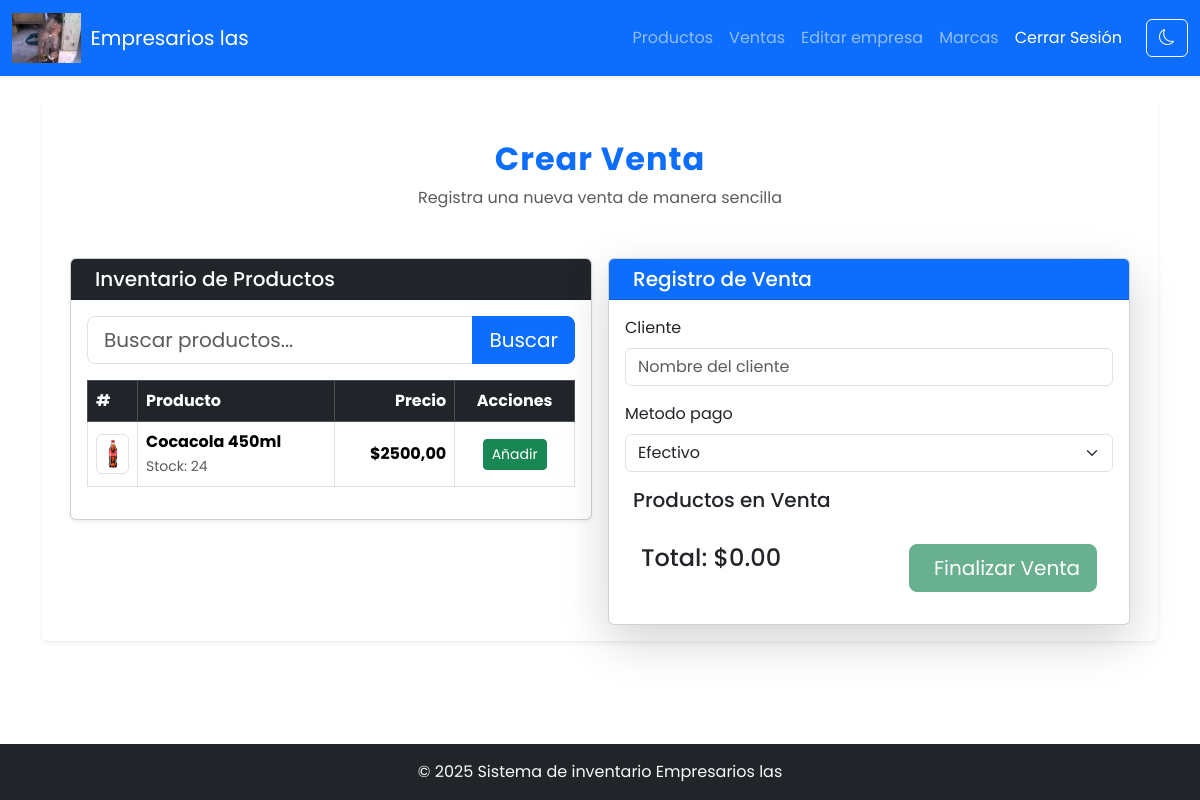
Page /ventas/crear/ (signed in) on the committed database.
### administracion/models.py (models this page shows, shortened)
class EmpresaNombre(models.Model):
    nombre = models.CharField(max_length=25,blank=True, null=True, default="Tu empresa")
    nit = models.IntegerField( null=True,blank=True,default='123456789')
    correo = models.EmailField(max_length=50,blank=True, null=True)
    logo = models.ImageField(upload_to='empresa/', blank=True, null=True)

class Producto(models.Model):
    nombre = models.CharField(max_length=100)
    descripcion = models.TextField(blank=True, null=True)
    precio = models.DecimalField(max_digits=10, decimal_places=2)
    cantidad = models.PositiveIntegerField()
    imagen = models.ImageField(upload_to='productos/', blank=True, null=True)
    categoria = models.ForeignKey(Categoria, on_delete=models.CASCADE, related_name='categoria')
    fecha_creacion = models.DateTimeField(auto_now_add=True)
    fecha_actualizacion = models.DateTimeField(auto_now=True)
    creado_por = models.ForeignKey(User, on_delete=models.SET_NULL, null=True, blank=True, related_name='productos_creados')
    actualizado_por = models.ForeignKey(User, on_delete=models.SET_NULL, null=True, blank=True, related_name='productos_actualizados')

### trabajadores/views.py (the view)
# urls.py: path('crear/', crear_venta, name='venta_create'),
@login_required
def crear_venta(request):
    VentaProductoFormSet = inlineformset_factory(
        Venta, VentaProducto, form=VentaProductoForm, extra=0, can_delete=False
    )
    if request.method == "POST":
        venta_form = VentaForm(request.POST)
        formset = VentaProductoFormSet(request.POST)
        if venta_form.is_valid() and formset.is_valid():
            venta = venta_form.save(commit=False)
            venta.vendedor = request.user
            venta.creado_por = request.user
            venta.actualizado_por = request.user
            venta.save()
            formset.instance = venta
            formset.save()
            venta.actualizar_total()
            return redirect('venta_list')
    else:
        venta_form = VentaForm()
        formset = VentaProductoFormSet()
    query = request.GET.get('q', '')
    from_suggestion = request.GET.get('from_suggestion')
    if query:
        productos_list = Producto.objects.filter(
            Q(nombre__icontains=query) |
            Q(descripcion__icontains=query) |
            Q(categoria__nombre__icontains=query) |
            Q(precio__icontains=query)
        )
        if from_suggestion:
            similar_terms = []
        else:
            if not productos_list.exists():
                all_terms = list(Producto.objects.values_list('nombre', flat=True)) + \
                            list(Categoria.objects.values_list('nombre', flat=True))
                similar_terms = difflib.get_close_matches(query, all_terms, n=3, cutoff=0.6)
            else:
                similar_terms = []
    else:
        productos_list = Producto.objects.all()
        similar_terms = []
    paginator = Paginator(productos_list, 5)  # 5 productos por página
    page_number = request.GET.get('page')
    productos = paginator.get_page(page_number)
    context = {
        'form': venta_form,
        'formset': formset,
        'productos': productos,
        'query': query,                # Para mantener el valor ingresado en el buscador
        'similar_terms': similar_terms # Sugerencias basadas en la búsqueda
    }
    return render(request, 'trabajadores/venta_form.html', context)

### trabajadores/forms.py
class VentaForm(forms.ModelForm):
    class Meta:
        model = Venta
        fields = ['cliente','metodo_pago']
        widgets = {
            'cliente': forms.TextInput(attrs={'class': 'form-control', 'placeholder': 'Nombre del cliente'}),
            'metodo_pago': forms.Select(attrs={'class': 'form-select' ,'required':'true'}),
        }

### core/context_processors.py (called while the page is built)
def empresa(request):
    empresa = EmpresaNombre.objects.first()
    return {'empresa': empresa}

### trabajadores/templates/trabajadores/venta_form.html (shortened to what this page needs)
{% extends "core/base.html" %}
{% block content %}
<div class="container mt-4">
    <div class="text-center mb-5">
        <h2 class="text-primary fw-bold" style="letter-spacing: 1px;">Crear Venta</h2>
        <p class="text-muted">Registra una nueva venta de manera sencilla</p>
    </div>
    <div class="row g-3 row-cols-1 row-cols-md-2">
        <div class="col">
            <div class="card shadow-sm">
                <div class="card-header bg-dark text-white">
                    <h5 class="mb-0"> Inventario de Productos</h5>
                </div>
                <div class="card-body">
                    <form method="get" id="search-form">
                        <div class="input-group mb-3">
                            <input type="text" class="form-control form-control-lg" name="q" placeholder="Buscar productos..."
                                value="{{ query }}" id="search-input">
                            <button class="btn btn-primary btn-lg" type="submit">Buscar</button>
                        </div>
                    </form>
                    <div class="table-responsive">
                        <table class="table table-bordered align-middle">
                            <thead class="table-dark text-white">
                                <tr>
                                    <th style="width: 50px">#</th>
                                    <th>Producto</th>
                                    <th class="text-end">Precio</th>
                                    <th class="text-center">Acciones</th>
                                </tr>
                            </thead>
                            <tbody>
                                {% for producto in productos %}
                                <tr class="{% if producto.cantidad == 0 %}table-secondary{% endif %}">
                                    <td data-bs-toggle="modal"
                                    data-bs-target="#modalProducto{{ producto.id }}">
                                        {% if producto.imagen %}
                                        <img
                                        src="{{ producto.imagen.url }}" alt="{{ producto.nombre }}"
                                            class="img-thumbnail rounded" style="width: 40px; height: 40px; object-fit: cover;">
                                        {% else %}
                                        <i class="fas fa-box text-muted fs-4"></i>
                                        {% endif %}
                                    </td>
                                    <td data-bs-toggle="modal"
                                    data-bs-target="#modalProducto{{ producto.id }}">
                                        <div class="fw-bold">{{ producto.nombre }}</div>
                                        <small class="text-muted">Stock: {{ producto.cantidad }}</small>
                                    </td>
                                    <td data-bs-toggle="modal"
                                    data-bs-target="#modalProducto{{ producto.id }}" class="text-end fw-bold">${{ producto.precio }}</td>
                                    <td class="text-center">
                                        <button class="btn btn-success btn-sm add-product-btn"
                                            data-id="{{ producto.id }}" data-nombre="{{ producto.nombre }}"
                                            data-precio="{{ producto.precio }}" data-stock="{{ producto.cantidad }}"
                                            {% if producto.cantidad == 0 %}disabled{% endif %}>
                                            Añadir
                                        </button>
                                    </td>
                                </tr>
                                {% endfor %}
                            </tbody>
                        </table>
                    </div>
                </div>
            </div>
        </div>
        <div class="col">
            <div class="card shadow-lg">
                <div class="card-header bg-primary text-white">
                    <h5 class="mb-0"> Registro de Venta</h5>
                </div>
                <div class="card-body">
                    <form method="post" id="venta-form">
                        <div class="row g-3">
                            {% for field in form %}
                            <div class="col-12">
                                <label class="form-label">{{ field.label }}</label>
                                {{ field }}
                            </div>
                            {% endfor %}
                        </div>
                        <h5 class="mt-3"> Productos en Venta</h5>
                        <div class="d-flex justify-content-between p-3 rounded">
                            <h4 class="mb-0">Total: $<span id="total-venta">0.00</span></h4>
                            <button type="submit" class="btn btn-success btn-lg" id="submit-button" disabled>
                                Finalizar Venta
                            </button>
                        </div>
                    </form>
                </div>
            </div>
        </div>
    </div>
</div>
{% endblock %}

### core/templates/core/base.html (shortened to what this page needs)
{% load static %}
<!DOCTYPE html>
<html lang="es">
<head>
    <link href="{% static 'core/css/bootstrap.min.css' %}" rel="stylesheet">
    <link rel="stylesheet" href="https://cdn.jsdelivr.net/npm/bootstrap-icons/font/bootstrap-icons.css">
    <link href="{% static 'core/css/types.css' %}" rel="stylesheet">
    <link href="https://cdn.jsdelivr.net/npm/select2@4.1.0/dist/css/select2.min.css" rel="stylesheet" />
</head>
<body class="d-flex flex-column min-vh-100">
    <nav class="navbar navbar-expand-lg navbar-dark bg-primary shadow-sm">
        <div class="container-fluid">
            <a class="navbar-brand d-flex align-items-center" href="{% url 'lista_productos' %}">
                    {% if empresa.logo %}
                        <img src="{{ empresa.logo.url }}" alt="{{ empresa.nombre }}" style="height: 50px; margin-right: 10px;">
                    {% endif %}
                {% if empresa.nombre %}{{ empresa.nombre }}{% else %}Nombre de la empresa {% endif %}
            </a>
            <div class="collapse navbar-collapse justify-content-end" id="navbarNav">
                <ul class="navbar-nav">
                    <li class="nav-item">
                        <a class="nav-link" href="{% url 'lista_productos' %}">Productos</a>
                    </li>
                    <li class="nav-item">
                        <a class="nav-link" href="{% url 'venta_list' %}">Ventas</a>
                    </li>
                    {% if request.user.is_staff %}
                    <li class="nav-item">
                        <a class="nav-link" href="{% url 'empresa_editar' %}">Editar empresa</a>
                    </li>
                    <li class="nav-item">
                        <a class="nav-link" href="{% url 'lista_marcas' %}">Marcas</a>
                    </li>
                    {% endif %}
                    {% if not request.user.is_authenticated %}
                    <li class="nav-item">
                        <a class="nav-link text-white" href="{% url 'iniciar_sesion' %}">Login</a>
                    </li>
                    {% else %}
                    <li class="nav-item">
                        <a class="nav-link text-white" href="{% url 'cerrar_sesion' %}" onclick="return confirmLogout('{{ request.user.username }}')">
                            Cerrar Sesión
                        </a>
                    </li>
                    {% endif %}
                </ul>
                <button id="themeToggle" class="btn btn-outline-light ms-3">
                </button>
            </div>
        </div>
    </nav>
    <main class="container my-4 flex-grow-1">
        <div class="card shadow-sm border-0">
            <div class="card-body">
                {% block content %}
                {% endblock %}
            </div>
        </div>
    </main>
    <footer class="bg-dark text-light py-3 mt-auto">
        <div class="container text-center">
            {% if empresa.nombre %}
            <p class="mb-0">&copy; 2025 Sistema de inventario {{ empresa.nombre }}</p>
             {% else %}
            <a class="navbar-brand fw-bold" href="{% url 'lista_productos' %}">Nombre de la empresa</a>
            {% endif %}
        </div>
    </footer>
</body>
</html>

### core/templates/core/base.html (style rules this page uses)
body { font-family: 'Poppins', sans-serif; }

### rows in the picture
EmpresaNombre: logo (picture), nombre "Empresarios las"
Producto: imagen (picture), nombre "Cocacola 450ml", cantidad "24", precio "2500,00"

### other values in the picture
{{ field.label }} "Cliente" "Metodo pago"
